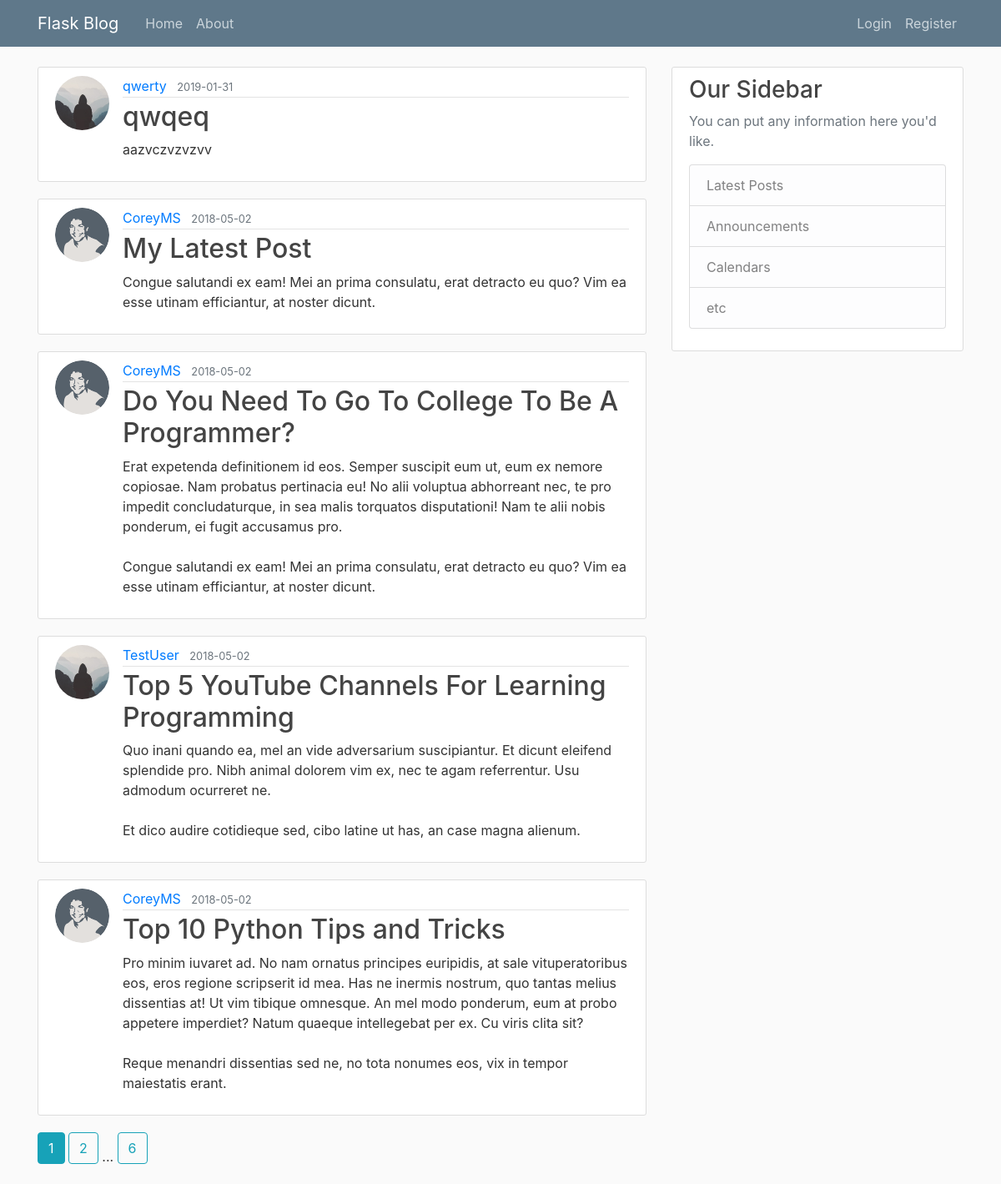
The page /home on the database its author committed.
### flaskblog/models.py (models this page shows, shortened)
class Post(db.Model):
    id = db.Column(db.Integer, primary_key=True)
    title = db.Column(db.String(100), nullable=False)
    date_posted = db.Column(db.DateTime, nullable=False, default=datetime.utcnow)
    content = db.Column(db.Text, nullable=False)
    user_id = db.Column(db.Integer, db.ForeignKey('user.id'), nullable=False)

class User(db.Model, UserMixin):
    id = db.Column(db.Integer, primary_key=True)
    username = db.Column(db.String(20), unique=True, nullable=False)
    email = db.Column(db.String(120), unique=True, nullable=False)
    image_file = db.Column(db.String(20), nullable=False, default='default.jpg')
    password = db.Column(db.String(60), nullable=False)
    posts = db.relationship('Post', backref='author', lazy=True)

### flaskblog/routes.py (the view)
@app.route("/")
@app.route("/home")
def home():
    page = request.args.get('page', 1, type=int)
    posts = Post.query.order_by(Post.date_posted.desc()).paginate(page=page, per_page=5)
    return render_template('home.html', posts=posts)

### flaskblog/templates/home.html
{% extends "layout.html" %}
{% block content %}
    {% for post in posts.items %}
        <article class="media content-section">
          <img class="rounded-circle article-img" src="{{ url_for('static', filename='profile_pics/' + post.author.image_file) }}">
          <div class="media-body">
            <div class="article-metadata">
              <a class="mr-2" href="{{ url_for('user_posts', username=post.author.username) }}">{{ post.author.username }}</a>
              <small class="text-muted">{{ post.date_posted.strftime('%Y-%m-%d') }}</small>
            </div>
            <h2><a class="article-title" href="{{ url_for('post', post_id=post.id) }}">{{ post.title }}</a></h2>
            <p class="article-content">{{ post.content }}</p>
          </div>
        </article>
    {% endfor %}
    {% for page_num in posts.iter_pages(left_edge=1, right_edge=1, left_current=1, right_current=2) %}
      {% if page_num %}
        {% if posts.page == page_num %}
          <a class="btn btn-info mb-4" href="{{ url_for('home', page=page_num) }}">{{ page_num }}</a>
        {% else %}
          <a class="btn btn-outline-info mb-4" href="{{ url_for('home', page=page_num) }}">{{ page_num }}</a>
        {% endif %}
      {% else %}
        ...
      {% endif %}
    {% endfor %}
{% endblock content %}

### flaskblog/static/main.css (style rules this page uses)
body { background: #fafafa; color: #333333; margin-top: 5rem; }
h1, h2, h3, h4, h5, h6 { color: #444444; }
.content-section { background: #ffffff; padding: 10px 20px; border: 1px solid #dddddd; border-radius: 3px; margin-bottom: 20px; }
.article-title { color: #444444; }
.article-content { white-space: pre-line; }
.article-img { height: 65px; width: 65px; margin-right: 16px; }
.article-metadata { padding-bottom: 1px; margin-bottom: 4px; border-bottom: 1px solid #e3e3e3 }

### rows shown on the page
Post: image_file (placeholder picture), author.username "qwerty", date_posted "2019-01-31", title "qwqeq", content "aazvczvzvzvv"
Post: image_file (picture), author.username "CoreyMS", date_posted "2018-05-02", title "My Latest Post", content "Congue salutandi ex eam! Mei an prima consulatu, erat detracto eu quo? Vim ea esse utinam efficiantur, at noster dicunt."
Post: image_file (picture), author.username "CoreyMS", date_posted "2018-05-02", title "Do You Need To Go To College To Be A Programmer?", content "Erat expetenda definitionem id eos. Semper suscipit eum ut, eum ex nemore copiosae. Nam probatus pertinacia eu! No alii voluptua abhorreant nec, te pro impedit concludaturque, in sea malis torquatos disputationi! Nam te alii nobis ponderum, ei fugit accusamus pro. Congue salutandi ex eam! Mei an prima consulatu, erat detracto eu quo? Vim ea esse utinam efficiantur, at noster dicunt."
Post: image_file (placeholder picture), author.username "TestUser", date_posted "2018-05-02", title "Top 5 YouTube Channels For Learning Programming", content "Quo inani quando ea, mel an vide adversarium suscipiantur. Et dicunt eleifend splendide pro. Nibh animal dolorem vim ex, nec te agam referrentur. Usu admodum ocurreret ne. Et dico audire cotidieque sed, cibo latine ut has, an case magna alienum."
Post: image_file (picture), author.username "CoreyMS", date_posted "2018-05-02", title "Top 10 Python Tips and Tricks", content "Pro minim iuvaret ad. No nam ornatus principes euripidis, at sale vituperatoribus eos, eros regione scripserit id mea. Has ne inermis nostrum, quo tantas melius dissentias at! Ut vim tibique omnesque. An mel modo ponderum, eum at probo appetere imperdiet? Natum quaeque intellegebat per ex. Cu viris clita sit? Reque menandri dissentias sed ne, no tota nonumes eos, vix in tempor maiestatis erant."

### other values the page prints
{{ page_num }} "1"
{{ page_num }} "2" "6"
